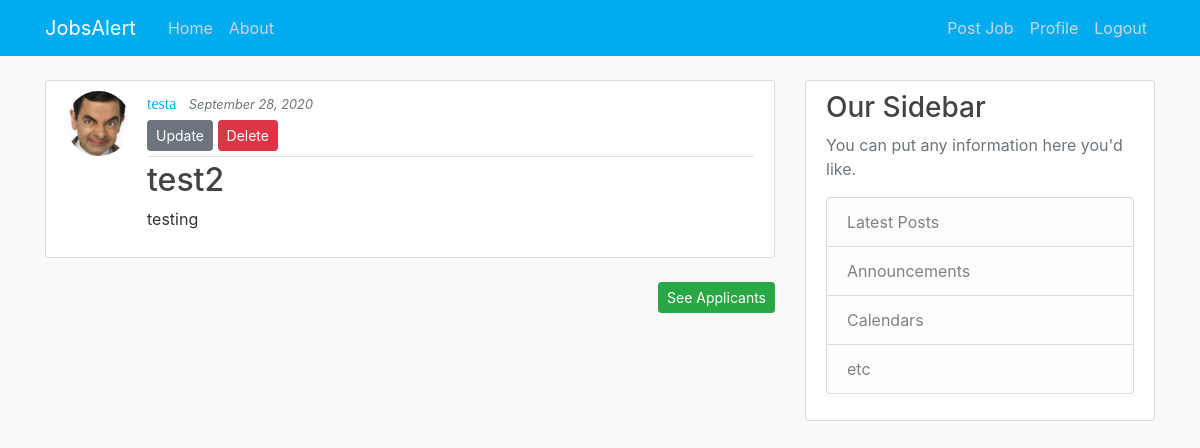
The page /post/20/ (signed in) on the database as committed earlier.
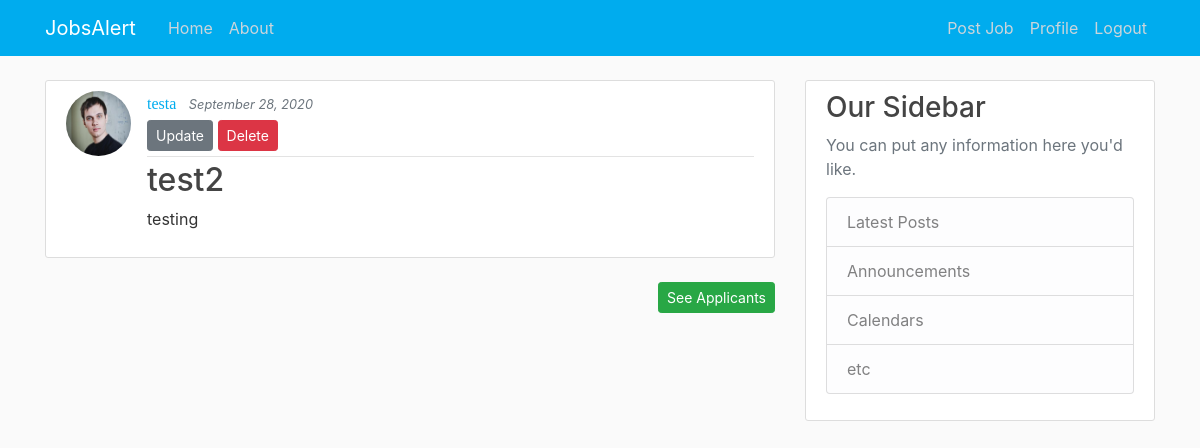
The same page on the database as committed later.
### blog/models.py (models this page shows, shortened)
class Post(models.Model):
    title = models.CharField(max_length=100)
    content = models.TextField()
    date_posted = models.DateTimeField(default=timezone.now)
    author = models.ForeignKey(User, on_delete=models.CASCADE)

### users/models.py (models this page shows, shortened)
class Profile(models.Model):
    user = models.OneToOneField(User, on_delete=models.CASCADE)
    image = models.ImageField(default='default.jpg', upload_to='profile_pics')
    account_type = models.CharField(max_length=200, null=True)

### blog/views.py (the view)
# urls.py: path('post/<int:pk>/', PostDetailView.as_view(), name='post-detail'),
class PostDetailView(DetailView):
    model = Post

### blog/templates/blog/post_detail.html
{% extends "blog/base.html" %}
{% block content %}
<article class="media content-section">
    <img class="rounded-circle article-img" src="{{ object.author.profile.image.url }}">
    <div class="media-body">
        <div class="article-metadata">
            <a class="mr-2 author-title" href="{% url 'user-posts' object.author.username %}">{{ object.author }}</a>
            <small class="text-muted article-date">{{ object.date_posted|date:"F d, Y" }}</small>
            {% if object.author == user %}
                <div>
                    <a class="btn btn-secondary btn-sm mt-1 mb-1" href="{% url 'post-update' object.id %}">Update</a>
                    <a class="btn btn-danger btn-sm mt-1 mb-1" href="{% url 'post-delete' object.id %}">Delete</a>
                </div>
            {% endif %}
        </div>
        <h2 class="article-title">{{ object.title }}</h2>
        <p class="article-content">{{ object.content }}</p>
    </div>
</article>
{% if not object.author == user %}
    <div>
        <a class="btn btn-success btn-sm mt-1 mb-1 float-right" href="{% url 'job-apply' post.id %}">Apply Now!</a>
    </div>
{% else %}
    <div>
        <a class="btn btn-success btn-sm mt-1 mb-1 float-right" href="{% url 'job-dashboard' post.id %}">See Applicants</a>
    </div>
{% endif %}
{% endblock content %}

Rows that differ between the two databases and show on the page:
changed through a linked row, Post "test2": author.profile.image: picture added in place of a placeholder
